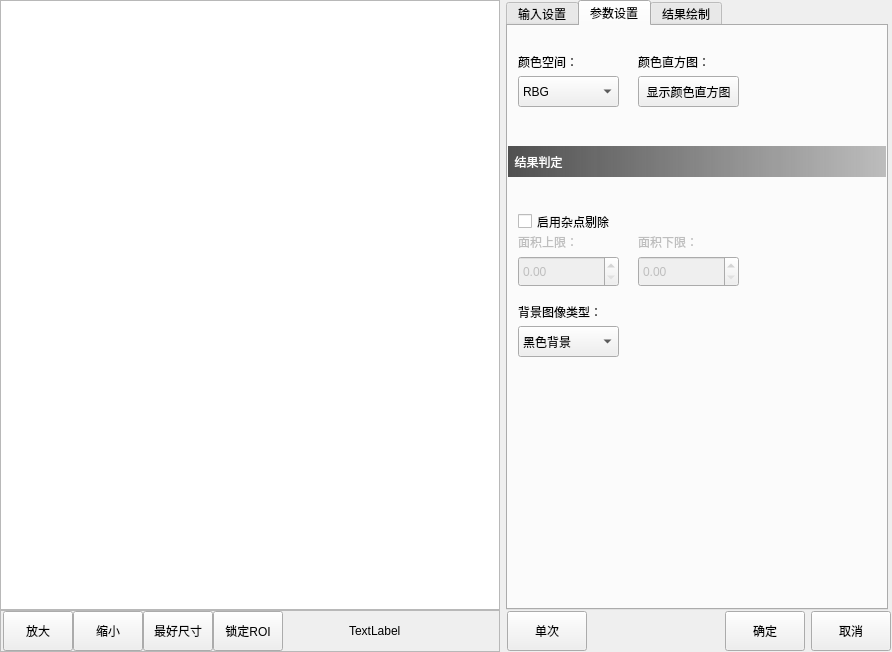
<?xml version="1.0" encoding="UTF-8"?>
<ui version="4.0">
 <class>CMvColorSelection</class>
 <widget class="QWidget" name="CMvColorSelection">
  <property name="geometry">
   <rect>
    <x>0</x>
    <y>0</y>
    <width>892</width>
    <height>652</height>
   </rect>
  </property>
  <property name="windowTitle">
   <string>颜色选定</string>
  </property>
  <layout class="QHBoxLayout" name="horizontalLayout_3">
   <property name="leftMargin">
    <number>0</number>
   </property>
   <property name="topMargin">
    <number>0</number>
   </property>
   <property name="rightMargin">
    <number>0</number>
   </property>
   <property name="bottomMargin">
    <number>0</number>
   </property>
   <item>
    <layout class="QVBoxLayout" name="verticalLayout">
     <property name="spacing">
      <number>0</number>
     </property>
     <item>
      <widget class="QGraphicsView" name="graphicsView_mainImage">
       <property name="minimumSize">
        <size>
         <width>500</width>
         <height>600</height>
        </size>
       </property>
      </widget>
     </item>
     <item>
      <widget class="QFrame" name="frame">
       <property name="minimumSize">
        <size>
         <width>0</width>
         <height>42</height>
        </size>
       </property>
       <property name="maximumSize">
        <size>
         <width>16777215</width>
         <height>42</height>
        </size>
       </property>
       <property name="frameShape">
        <enum>QFrame::StyledPanel</enum>
       </property>
       <property name="frameShadow">
        <enum>QFrame::Raised</enum>
       </property>
       <layout class="QHBoxLayout" name="horizontalLayout">
        <property name="spacing">
         <number>0</number>
        </property>
        <property name="leftMargin">
         <number>2</number>
        </property>
        <property name="topMargin">
         <number>0</number>
        </property>
        <property name="rightMargin">
         <number>0</number>
        </property>
        <property name="bottomMargin">
         <number>0</number>
        </property>
        <item>
         <widget class="QPushButton" name="pushButton_zoomIn">
          <property name="minimumSize">
           <size>
            <width>70</width>
            <height>40</height>
           </size>
          </property>
          <property name="maximumSize">
           <size>
            <width>70</width>
            <height>40</height>
           </size>
          </property>
          <property name="text">
           <string>放大</string>
          </property>
         </widget>
        </item>
        <item>
         <widget class="QPushButton" name="pushButton_zoomOut">
          <property name="minimumSize">
           <size>
            <width>70</width>
            <height>40</height>
           </size>
          </property>
          <property name="maximumSize">
           <size>
            <width>70</width>
            <height>40</height>
           </size>
          </property>
          <property name="text">
           <string>缩小</string>
          </property>
         </widget>
        </item>
        <item>
         <widget class="QPushButton" name="pushButton_zoomBest">
          <property name="minimumSize">
           <size>
            <width>70</width>
            <height>40</height>
           </size>
          </property>
          <property name="maximumSize">
           <size>
            <width>70</width>
            <height>40</height>
           </size>
          </property>
          <property name="text">
           <string>最好尺寸</string>
          </property>
         </widget>
        </item>
        <item>
         <widget class="QPushButton" name="pushButton_lockRoiMove">
          <property name="minimumSize">
           <size>
            <width>70</width>
            <height>40</height>
           </size>
          </property>
          <property name="maximumSize">
           <size>
            <width>70</width>
            <height>40</height>
           </size>
          </property>
          <property name="text">
           <string>锁定ROI</string>
          </property>
         </widget>
        </item>
        <item>
         <spacer name="horizontalSpacer">
          <property name="orientation">
           <enum>Qt::Horizontal</enum>
          </property>
          <property name="sizeHint" stdset="0">
           <size>
            <width>63</width>
            <height>20</height>
           </size>
          </property>
         </spacer>
        </item>
        <item>
         <widget class="QLabel" name="label_mousePos">
          <property name="minimumSize">
           <size>
            <width>150</width>
            <height>40</height>
           </size>
          </property>
          <property name="maximumSize">
           <size>
            <width>150</width>
            <height>40</height>
           </size>
          </property>
          <property name="text">
           <string>TextLabel</string>
          </property>
         </widget>
        </item>
       </layout>
      </widget>
     </item>
    </layout>
   </item>
   <item>
    <layout class="QVBoxLayout" name="verticalLayout_2">
     <property name="spacing">
      <number>0</number>
     </property>
     <item>
      <widget class="QTabWidget" name="tabWidget">
       <property name="minimumSize">
        <size>
         <width>382</width>
         <height>602</height>
        </size>
       </property>
       <property name="maximumSize">
        <size>
         <width>380</width>
         <height>16777215</height>
        </size>
       </property>
       <property name="currentIndex">
        <number>1</number>
       </property>
       <widget class="QWidget" name="tab">
        <attribute name="title">
         <string>输入设置</string>
        </attribute>
        <widget class="QTableWidget" name="tableWidget_input">
         <property name="geometry">
          <rect>
           <x>10</x>
           <y>70</y>
           <width>361</width>
           <height>382</height>
          </rect>
         </property>
         <property name="minimumSize">
          <size>
           <width>361</width>
           <height>382</height>
          </size>
         </property>
         <property name="maximumSize">
          <size>
           <width>361</width>
           <height>382</height>
          </size>
         </property>
         <property name="editTriggers">
          <set>QAbstractItemView::NoEditTriggers</set>
         </property>
         <property name="selectionMode">
          <enum>QAbstractItemView::SingleSelection</enum>
         </property>
         <property name="selectionBehavior">
          <enum>QAbstractItemView::SelectRows</enum>
         </property>
         <property name="showGrid">
          <bool>false</bool>
         </property>
         <attribute name="horizontalHeaderStretchLastSection">
          <bool>true</bool>
         </attribute>
         <attribute name="verticalHeaderVisible">
          <bool>false</bool>
         </attribute>
         <row>
          <property name="text">
           <string>1</string>
          </property>
         </row>
         <column>
          <property name="text">
           <string>输入名称</string>
          </property>
         </column>
         <column>
          <property name="text">
           <string>数据来源</string>
          </property>
         </column>
         <item row="0" column="0">
          <property name="text">
           <string>图像来源</string>
          </property>
         </item>
         <item row="0" column="1">
          <property name="text">
           <string>某个检测器的输出</string>
          </property>
         </item>
        </widget>
        <widget class="QLabel" name="label_funcName">
         <property name="geometry">
          <rect>
           <x>20</x>
           <y>30</y>
           <width>81</width>
           <height>16</height>
          </rect>
         </property>
         <property name="text">
          <string>检测器名称：</string>
         </property>
        </widget>
        <widget class="QCheckBox" name="checkBox_enableFunc">
         <property name="geometry">
          <rect>
           <x>270</x>
           <y>20</y>
           <width>101</width>
           <height>31</height>
          </rect>
         </property>
         <property name="minimumSize">
          <size>
           <width>101</width>
           <height>31</height>
          </size>
         </property>
         <property name="text">
          <string>启用检测器</string>
         </property>
         <property name="checked">
          <bool>true</bool>
         </property>
        </widget>
        <widget class="QPlainTextEdit" name="plainTextEdit_funcName">
         <property name="geometry">
          <rect>
           <x>130</x>
           <y>20</y>
           <width>131</width>
           <height>31</height>
          </rect>
         </property>
         <property name="minimumSize">
          <size>
           <width>131</width>
           <height>31</height>
          </size>
         </property>
         <property name="maximumSize">
          <size>
           <width>131</width>
           <height>31</height>
          </size>
         </property>
         <property name="overwriteMode">
          <bool>false</bool>
         </property>
        </widget>
       </widget>
       <widget class="QWidget" name="tab_2">
        <attribute name="title">
         <string>参数设置</string>
        </attribute>
        <widget class="QLabel" name="label_tcolorHistogram">
         <property name="geometry">
          <rect>
           <x>130</x>
           <y>20</y>
           <width>111</width>
           <height>31</height>
          </rect>
         </property>
         <property name="text">
          <string>颜色直方图：</string>
         </property>
        </widget>
        <widget class="QLabel" name="label_colorSpace">
         <property name="geometry">
          <rect>
           <x>10</x>
           <y>20</y>
           <width>111</width>
           <height>31</height>
          </rect>
         </property>
         <property name="text">
          <string>颜色空间：</string>
         </property>
        </widget>
        <widget class="QComboBox" name="comboBox_colorSpace">
         <property name="geometry">
          <rect>
           <x>10</x>
           <y>50</y>
           <width>101</width>
           <height>31</height>
          </rect>
         </property>
         <property name="minimumSize">
          <size>
           <width>101</width>
           <height>31</height>
          </size>
         </property>
         <item>
          <property name="text">
           <string>RBG</string>
          </property>
         </item>
         <item>
          <property name="text">
           <string>HSV</string>
          </property>
         </item>
        </widget>
        <widget class="QComboBox" name="comboBox_backgroundType">
         <property name="geometry">
          <rect>
           <x>10</x>
           <y>300</y>
           <width>101</width>
           <height>31</height>
          </rect>
         </property>
         <property name="minimumSize">
          <size>
           <width>101</width>
           <height>31</height>
          </size>
         </property>
         <item>
          <property name="text">
           <string>黑色背景</string>
          </property>
         </item>
         <item>
          <property name="text">
           <string>白色背景</string>
          </property>
         </item>
         <item>
          <property name="text">
           <string>灰色背景</string>
          </property>
         </item>
         <item>
          <property name="text">
           <string>红色背景</string>
          </property>
         </item>
         <item>
          <property name="text">
           <string>绿色背景</string>
          </property>
         </item>
         <item>
          <property name="text">
           <string>蓝色背景</string>
          </property>
         </item>
        </widget>
        <widget class="QLabel" name="label_titleJudged">
         <property name="geometry">
          <rect>
           <x>0</x>
           <y>120</y>
           <width>381</width>
           <height>31</height>
          </rect>
         </property>
         <property name="styleSheet">
          <string notr="true">background-color: qlineargradient(spread:pad, x1:0, y1:0, x2:1, y2:0, stop:0 rgba(80, 80, 80, 255), stop:1 rgba(120, 120, 120, 120));
color: rgb(255, 255, 255);</string>
         </property>
         <property name="text">
          <string>  结果判定</string>
         </property>
         <property name="alignment">
          <set>Qt::AlignLeading|Qt::AlignLeft|Qt::AlignVCenter</set>
         </property>
        </widget>
        <widget class="QCheckBox" name="checkBox_miscellaneousElimination">
         <property name="geometry">
          <rect>
           <x>10</x>
           <y>180</y>
           <width>111</width>
           <height>31</height>
          </rect>
         </property>
         <property name="text">
          <string>启用杂点剔除</string>
         </property>
        </widget>
        <widget class="QWidget" name="widget_miscellaneousElimination" native="true">
         <property name="enabled">
          <bool>false</bool>
         </property>
         <property name="geometry">
          <rect>
           <x>10</x>
           <y>190</y>
           <width>231</width>
           <height>81</height>
          </rect>
         </property>
         <widget class="QDoubleSpinBox" name="doubleSpinBox_maxArea">
          <property name="geometry">
           <rect>
            <x>0</x>
            <y>40</y>
            <width>101</width>
            <height>31</height>
           </rect>
          </property>
          <property name="maximum">
           <double>50000000.000000000000000</double>
          </property>
         </widget>
         <widget class="QLabel" name="label_maxArea">
          <property name="geometry">
           <rect>
            <x>0</x>
            <y>10</y>
            <width>111</width>
            <height>31</height>
           </rect>
          </property>
          <property name="text">
           <string>面积上限：</string>
          </property>
         </widget>
         <widget class="QDoubleSpinBox" name="doubleSpinBox_minArea">
          <property name="geometry">
           <rect>
            <x>120</x>
            <y>40</y>
            <width>101</width>
            <height>31</height>
           </rect>
          </property>
          <property name="maximum">
           <double>50000000.000000000000000</double>
          </property>
         </widget>
         <widget class="QLabel" name="label_minArea">
          <property name="geometry">
           <rect>
            <x>120</x>
            <y>10</y>
            <width>111</width>
            <height>31</height>
           </rect>
          </property>
          <property name="text">
           <string>面积下限：</string>
          </property>
         </widget>
        </widget>
        <widget class="QPushButton" name="pushButton_colorHistogram">
         <property name="geometry">
          <rect>
           <x>130</x>
           <y>50</y>
           <width>101</width>
           <height>31</height>
          </rect>
         </property>
         <property name="text">
          <string>显示颜色直方图</string>
         </property>
        </widget>
        <widget class="QLabel" name="label_backgroundType">
         <property name="geometry">
          <rect>
           <x>10</x>
           <y>270</y>
           <width>101</width>
           <height>31</height>
          </rect>
         </property>
         <property name="text">
          <string>背景图像类型：</string>
         </property>
        </widget>
        <zorder>widget_miscellaneousElimination</zorder>
        <zorder>label_tcolorHistogram</zorder>
        <zorder>label_colorSpace</zorder>
        <zorder>comboBox_colorSpace</zorder>
        <zorder>comboBox_backgroundType</zorder>
        <zorder>label_titleJudged</zorder>
        <zorder>checkBox_miscellaneousElimination</zorder>
        <zorder>pushButton_colorHistogram</zorder>
        <zorder>label_backgroundType</zorder>
       </widget>
       <widget class="QWidget" name="tab_4">
        <attribute name="title">
         <string>结果绘制</string>
        </attribute>
        <widget class="QCheckBox" name="checkBox_valuTrig">
         <property name="geometry">
          <rect>
           <x>20</x>
           <y>20</y>
           <width>101</width>
           <height>31</height>
          </rect>
         </property>
         <property name="text">
          <string>启用绘制</string>
         </property>
         <property name="checked">
          <bool>true</bool>
         </property>
        </widget>
       </widget>
      </widget>
     </item>
     <item>
      <layout class="QHBoxLayout" name="horizontalLayout_2">
       <property name="leftMargin">
        <number>1</number>
       </property>
       <property name="topMargin">
        <number>1</number>
       </property>
       <property name="rightMargin">
        <number>1</number>
       </property>
       <property name="bottomMargin">
        <number>1</number>
       </property>
       <item>
        <widget class="QPushButton" name="pushButton_ones">
         <property name="minimumSize">
          <size>
           <width>80</width>
           <height>40</height>
          </size>
         </property>
         <property name="maximumSize">
          <size>
           <width>80</width>
           <height>40</height>
          </size>
         </property>
         <property name="text">
          <string>单次</string>
         </property>
        </widget>
       </item>
       <item>
        <spacer name="horizontalSpacer_2">
         <property name="orientation">
          <enum>Qt::Horizontal</enum>
         </property>
         <property name="sizeHint" stdset="0">
          <size>
           <width>40</width>
           <height>20</height>
          </size>
         </property>
        </spacer>
       </item>
       <item>
        <widget class="QPushButton" name="pushButton_affirm">
         <property name="minimumSize">
          <size>
           <width>80</width>
           <height>40</height>
          </size>
         </property>
         <property name="maximumSize">
          <size>
           <width>80</width>
           <height>40</height>
          </size>
         </property>
         <property name="text">
          <string>确定</string>
         </property>
        </widget>
       </item>
       <item>
        <widget class="QPushButton" name="pbPrev_cancel">
         <property name="minimumSize">
          <size>
           <width>80</width>
           <height>40</height>
          </size>
         </property>
         <property name="maximumSize">
          <size>
           <width>80</width>
           <height>40</height>
          </size>
         </property>
         <property name="text">
          <string>取消</string>
         </property>
        </widget>
       </item>
      </layout>
     </item>
    </layout>
   </item>
  </layout>
 </widget>
 <layoutdefault spacing="6" margin="11"/>
 <resources>
  <include location="CMvFindRoundParamWidget.qrc"/>
 </resources>
 <connections/>
</ui>
